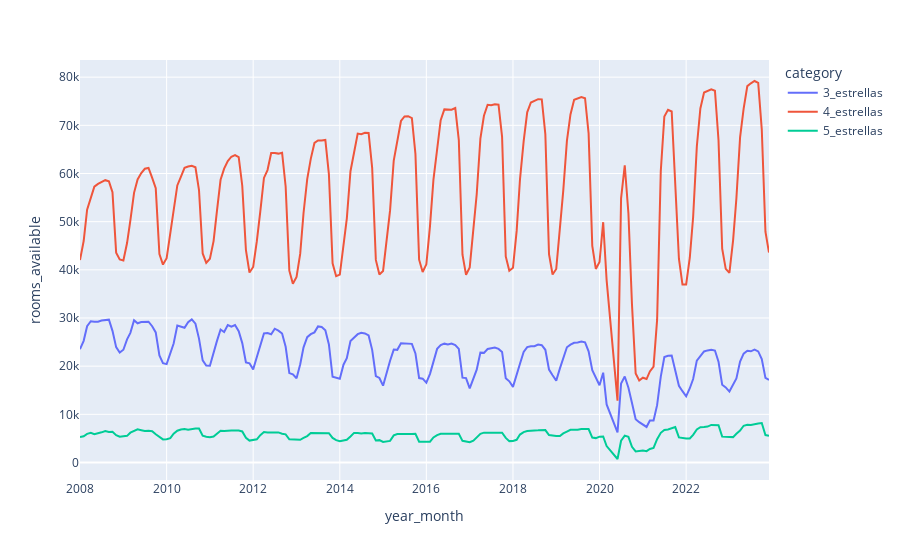

Here is the notebook cell this chart was saved with:
### Code cell
# TODO: lineplot del número de habitaciones ofertadas por categoría

px.line(
    data_frame = df_ocupacion,
    x = 'year_month',
    y = 'rooms_available',
    color = 'category'
)

### Figure 1 — Plotly figure (JSON) as saved in the notebook; plotly's stock layout.template omitted (floating-point values rounded to 4 significant figures; data arrays with more than 128 entries replaced by an {"elided": "..."} marker saying what was removed)
{"data": [{"hovertemplate": "category=3_estrellas<br>year_month=%{x}<br>rooms_available=%{y}<extra></extra>", "legendgroup": "3_estrellas", "line": {"color": "#636efa", "dash": "solid"}, "marker": {"symbol": "circle"}, "mode": "lines", "name": "3_estrellas", "orientation": "v", "showlegend": true, "type": "scatter", "x": {"elided": "190 str values"}, "xaxis": "x", "y": {"elided": "190 float values"}, "yaxis": "y"}, {"hovertemplate": "category=4_estrellas<br>year_month=%{x}<br>rooms_available=%{y}<extra></extra>", "legendgroup": "4_estrellas", "line": {"color": "#EF553B", "dash": "solid"}, "marker": {"symbol": "circle"}, "mode": "lines", "name": "4_estrellas", "orientation": "v", "showlegend": true, "type": "scatter", "x": {"elided": "190 str values"}, "xaxis": "x", "y": {"elided": "190 float values"}, "yaxis": "y"}, {"hovertemplate": "category=5_estrellas<br>year_month=%{x}<br>rooms_available=%{y}<extra></extra>", "legendgroup": "5_estrellas", "line": {"color": "#00cc96", "dash": "solid"}, "marker": {"symbol": "circle"}, "mode": "lines", "name": "5_estrellas", "orientation": "v", "showlegend": true, "type": "scatter", "x": {"elided": "190 str values"}, "xaxis": "x", "y": {"elided": "190 float values"}, "yaxis": "y"}], "layout": {"legend": {"title": {"text": "category"}, "tracegroupgap": 0}, "margin": {"t": 60}, "xaxis": {"anchor": "y", "domain": [0, 1], "title": {"text": "year_month"}}, "yaxis": {"anchor": "x", "domain": [0, 1], "title": {"text": "rooms_available"}}}}
